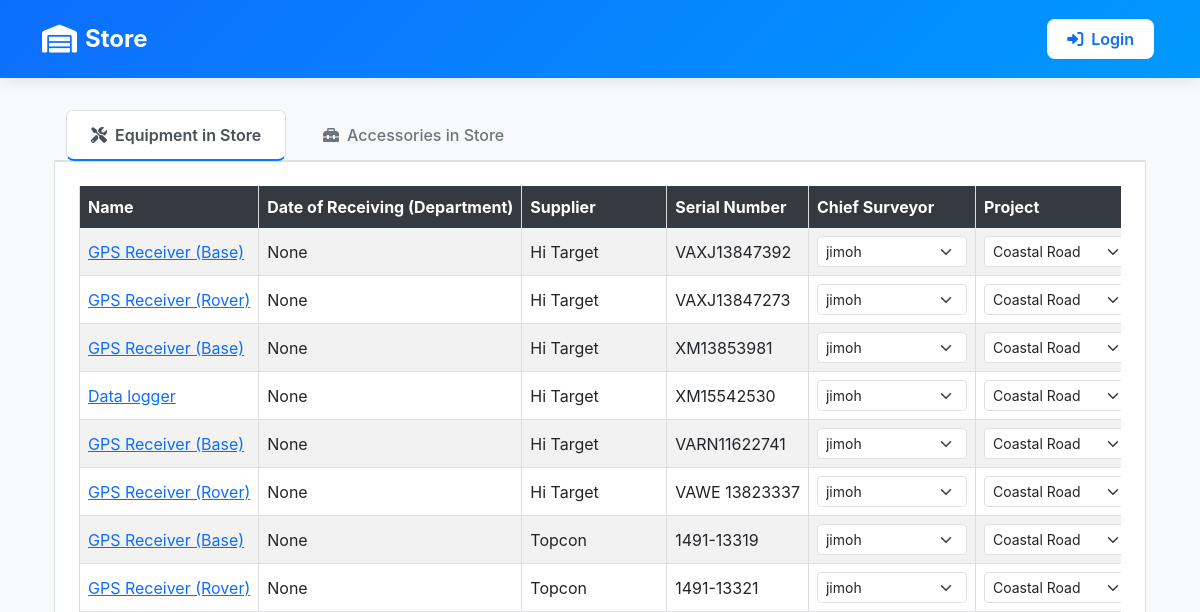
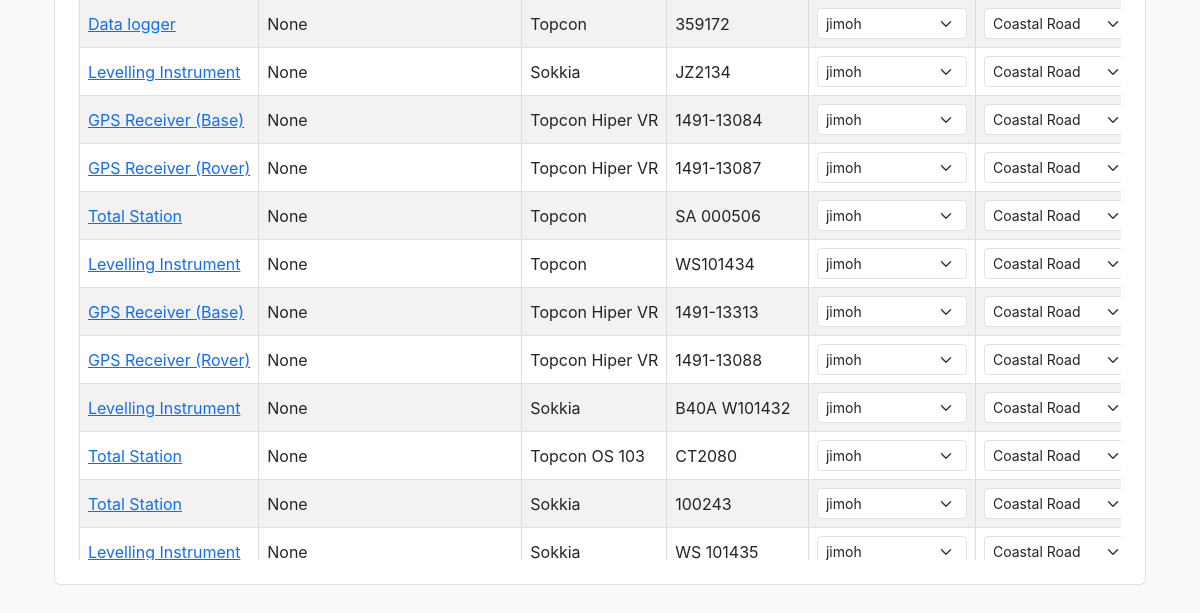
The page /store/ on the database as committed earlier (2 pictures, top to bottom).
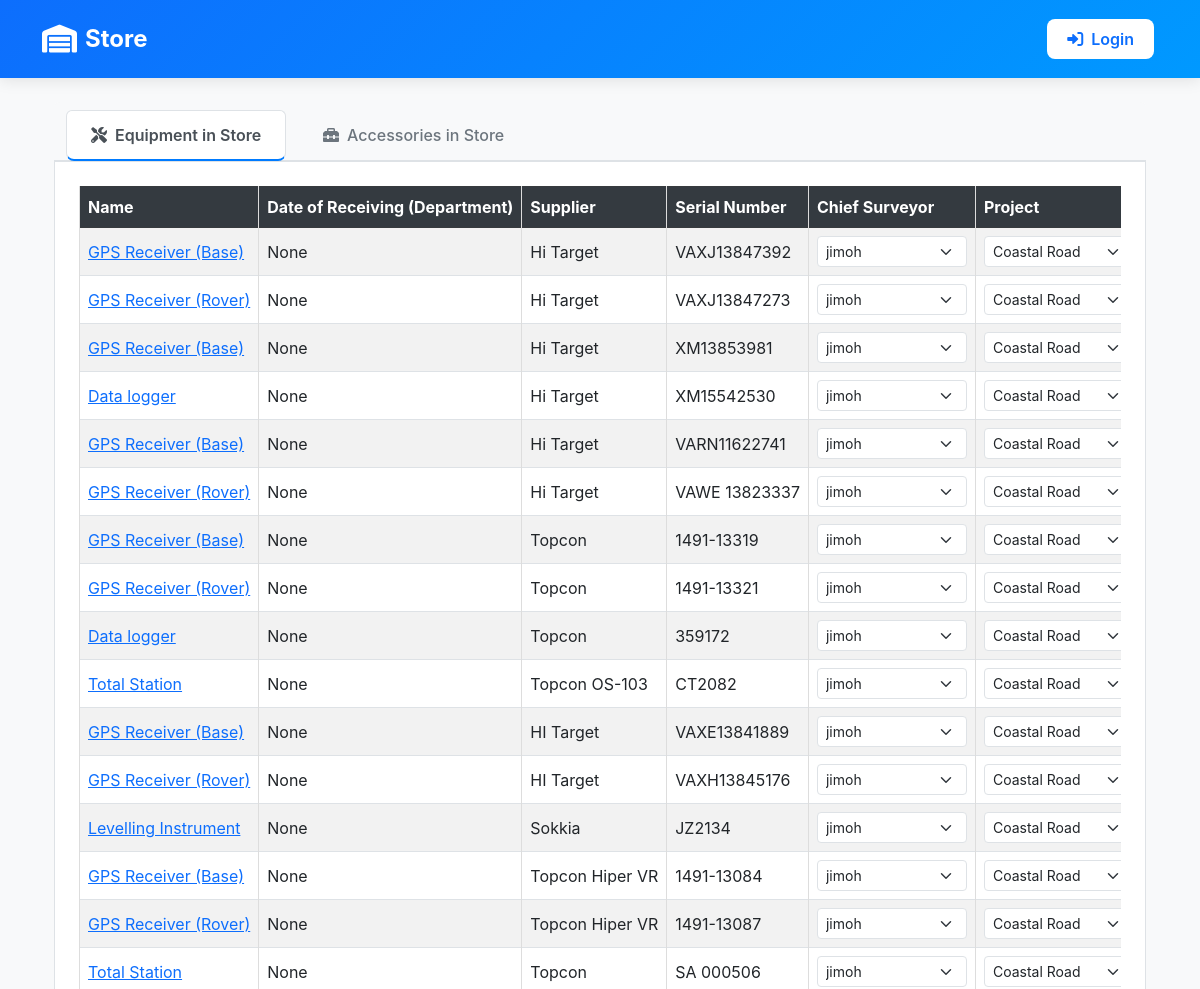
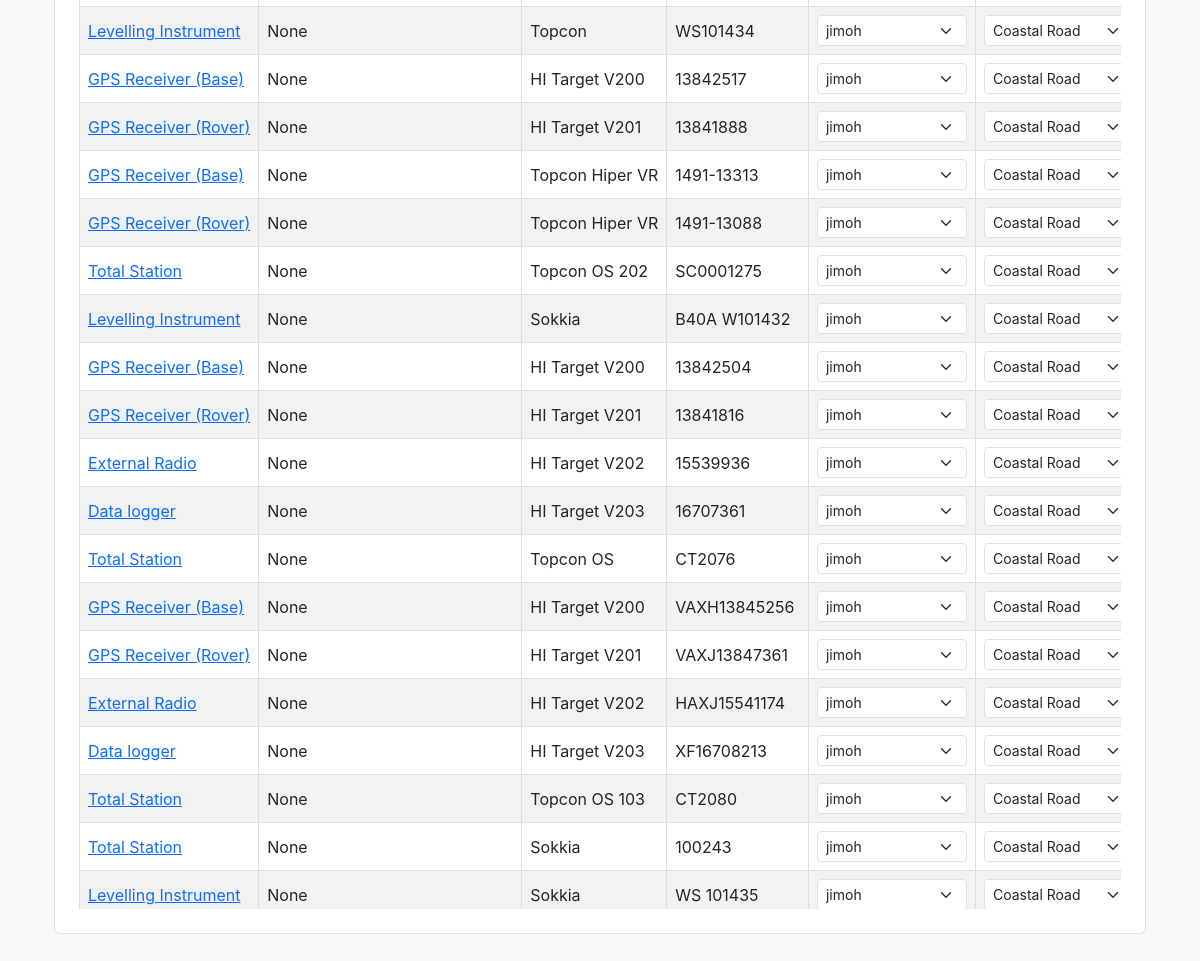
The same page on the database as committed later (2 pictures, top to bottom).
### inventory/models.py (models this page shows, shortened)
class EquipmentsInSurvey(models.Model):
    EQUIPMENT_CHOICES = [
        ('GPS Receiver (Base)', 'GPS Receiver (Base)'),
        ('GPS Receiver (Rover)', 'GPS Receiver (Rover)'),
        ('Data logger', 'Data logger'),
        ('External Radio', "External Radio"),
        ('Total Station', "Total Station"),
        ('Levelling Instrument', 'Levelling Instrument'),
        ('Eco Sounder', 'Eco Sounder'),
    ]
    owner_choice = [
        ('Hi-Tech', "Hi-Tech"),
        ("Sub-Contractor", "Sub-Contractor")
    ]
    name = models.CharField(max_length=100, help_text="Equipment Name", choices=EQUIPMENT_CHOICES)
    date_of_receiving_from_supplier = models.DateField(blank=True, null=True)
    supplier = models.CharField(max_length=100, help_text="Manufacturer/Model from CSV")
    owner = models.CharField(max_length=20, choices=owner_choice)
    serial_number = models.CharField(max_length=100, help_text="Equipment Serial Number")
    condition = models.CharField(max_length=50, help_text="Equipment condition from CSV", default="Good")
    CONDITION_AFTER_USE_CHOICES = [
        ("Good", "Good"),
        ("Need Repair", "Need Repair")
    ]
    chief_surveyor = models.ForeignKey(User, on_delete=models.CASCADE, null=True, blank=True)
    surveyor_responsible = models.CharField(max_length=100, null=True, blank=True, help_text="Name of the surveyor responsible for the equipment")
    quantity = models.PositiveBigIntegerField(default=1, help_text="Number of Quantity")
    project = models.CharField(max_length=20, choices=[('Coastal Road', 'Coastal Road'), ('Sokoto', 'Sokoto')], blank=True, null=True, help_text="Project Name")
    section = models.CharField(max_length=100, null=True, blank=True)
    date_receiving_from_department = models.DateField(blank=True, null=True, help_text="Date when the equipment was received from the department")
    status = models.CharField(choices=[('In Store', 'In Store'), ('In Field', 'In Field'), ('With Chief Surveyor', 'With Chief Surveyor'), ('Returning', 'Returning'), ('Delivering', 'Delivering')], max_length=100, default='In Store', blank=True, null=True, help_text="Current status of the equipment")
    delivery_status = models.CharField(max_length=10, choices=[('Delivered', 'Delivered'), ('Delivering', 'Delivering'), ('Cancelled', 'Cancelled')], null=True, blank=True)
    return_comment = models.TextField(null=True, blank=True, help_text="Comment when equipment is returned")
    return_date = models.DateTimeField(null=True, blank=True, help_text="Date when equipment was returned")

### inventory/views.py (the view, shortened to what this page needs)
# urls.py: path('store/', store, name='store'),
def store(request):
    users = User.objects.filter(is_superuser=False)
    data = EquipmentsInSurvey.objects.filter(status="In Store")
    all = EquipmentsInSurvey.objects.all()
    accessories = Accessory.objects.filter(return_status__in=['In Store', 'Returned'])
    return render(request, 'inventory/store.html', {'data':data, 'user': users, 'all': all,
                                                    'accessories': accessories, 'is_admin': request.user.is_superuser})

### inventory/context_processors.py (called while the page is built)
def is_admin(request):
    return {'is_admin': request.user.is_authenticated and request.user.is_superuser}

### inventory/templates/inventory/store.html (shortened to what this page needs)
{% extends 'base/base_dashboard.html' %}
    {% block content %}
    <div class="container-fluid mt-4">
        <ul class="nav nav-tabs mb-4" id="storeTabs" role="tablist">
            <li class="nav-item" role="presentation">
                <button class="nav-link active" id="equipment-tab" data-bs-toggle="tab" data-bs-target="#equipment" type="button" role="tab" aria-controls="equipment" aria-selected="true">
                    <i class="fas fa-tools me-2"></i>Equipment in Store
                </button>
            </li>
            <li class="nav-item" role="presentation">
                <button class="nav-link" id="accessories-tab" data-bs-toggle="tab" data-bs-target="#accessories" type="button" role="tab" aria-controls="accessories" aria-selected="false">
                    <i class="fas fa-toolbox me-2"></i>Accessories in Store
                </button>
            </li>
        </ul>
        <div class="tab-content" id="storeTabsContent">
            <div class="tab-pane fade show active" id="equipment" role="tabpanel" aria-labelledby="equipment-tab">
                <div class="table-responsive">
                    <table class="table table-striped table-hover table-bordered align-middle mb-0">
                        <thead class="table-dark">
                            <tr>
                                <th>Name</th>
                                {% if is_admin %}
                                <th>Date of Receiving (Supplier)</th>
                                {% else %}
                                <th>Date of Receiving (Department)</th>
                                {% endif %}
                                <th>Supplier</th>
                                <th>Serial Number</th>
                                <th>Chief Surveyor</th>
                                <th>Project</th>
                            </tr>
                        </thead>
                        <tbody>
                            {% for info in data %}
                            <tr>
                                <form action="{% url 'store' %}" method="post">
                                    <td><a href="{% url 'equipment_detail' info.id %}">{{ info.name }}</a></td>
                                    {% if is_admin %}
                                    <td>{{ info.date_of_receiving_from_supplier }}</td>
                                    {% else %}
                                    <td>{{ info.date_receiving_from_department }}</td>
                                    {% endif %}
                                    <td>{{ info.supplier }}</td>
                                    <td>{{ info.serial_number }}</td>
                                    <td>
                                        <select name="id" class="form-select form-select-sm">
                                            {% for users in user %}
                                            <option value="{{ users.id }}">{{ users.username }}</option>
                                            {% endfor %}
                                        </select>
                                    </td>
                                    <td>
                                        <select name="project" class="form-select form-select-sm">
                                            <option value="Coastal Road" {% if info.project == "Coastal Road" %}selected{% endif %}>Coastal Road</option>
                                        </select>
                                    </td>
                                </form>
                            </tr>
                            {% endfor %}
                        </tbody>
                    </table>
                </div>
            </div>
        </div>
    </div>
    {% endblock %}

Rows that differ between the two databases and show on the page:
added EquipmentsInSurvey: name "Total Station", date_receiving_from_department "None", supplier "Topcon OS-103", serial_number "CT2082"
added EquipmentsInSurvey: name "GPS Receiver (Base)", date_receiving_from_department "None", supplier "HI Target", serial_number "VAXE13841889"
added EquipmentsInSurvey: name "GPS Receiver (Rover)", date_receiving_from_department "None", supplier "HI Target", serial_number "VAXH13845176"
added EquipmentsInSurvey: name "GPS Receiver (Base)", date_receiving_from_department "None", supplier "HI Target V200", serial_number "13842517"
added EquipmentsInSurvey: name "GPS Receiver (Rover)", date_receiving_from_department "None", supplier "HI Target V201", serial_number "13841888"
added EquipmentsInSurvey: name "Total Station", date_receiving_from_department "None", supplier "Topcon OS 202", serial_number "SC0001275"
added EquipmentsInSurvey: name "GPS Receiver (Base)", date_receiving_from_department "None", supplier "HI Target V200", serial_number "13842504"
added EquipmentsInSurvey: name "GPS Receiver (Rover)", date_receiving_from_department "None", supplier "HI Target V201", serial_number "13841816"
added EquipmentsInSurvey: name "External Radio", date_receiving_from_department "None", supplier "HI Target V202", serial_number "15539936"
added EquipmentsInSurvey: name "Data logger", date_receiving_from_department "None", supplier "HI Target V203", serial_number "16707361"
added EquipmentsInSurvey: name "Total Station", date_receiving_from_department "None", supplier "Topcon OS", serial_number "CT2076"
added EquipmentsInSurvey: name "GPS Receiver (Base)", date_receiving_from_department "None", supplier "HI Target V200", serial_number "VAXH13845256"
added EquipmentsInSurvey: name "GPS Receiver (Rover)", date_receiving_from_department "None", supplier "HI Target V201", serial_number "VAXJ13847361"
added EquipmentsInSurvey: name "External Radio", date_receiving_from_department "None", supplier "HI Target V202", serial_number "HAXJ15541174"
added EquipmentsInSurvey: name "Data logger", date_receiving_from_department "None", supplier "HI Target V203", serial_number "XF16708213"
